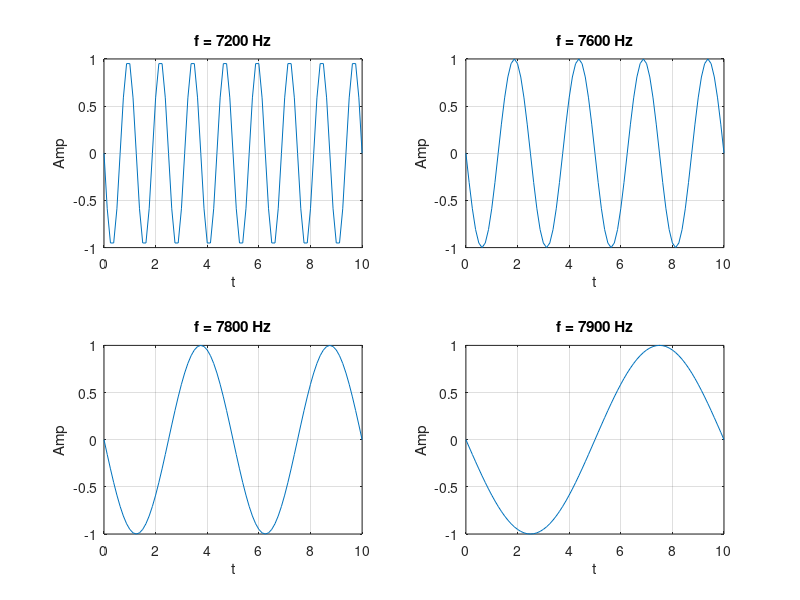

The MATLAB script that drew this image:
frequencies = [7200, 7600, 7800,7900];

fs = 8000;
Ts = 1 / fs;

tfinalplot = 10e-3;

figure;

for i = 1:length(frequencies)
    f = frequencies(i); 
    nplot = 0:Ts:tfinalplot;
    xnT = sin(2 * pi * f * nplot);
    subplot(2, 2, i); 
    plot(nplot * 1e3, xnT);  
    title(['f = ' num2str(f) ' Hz']);
    xlabel('t');
    ylabel('Amp');
    grid on;
end
saveas(gcf, 'milestone3s.jpg');
sound_vector = [];
tfinal = 2;  

for i = 1:length(frequencies)
    f = frequencies(i); 
    nsound = 0:Ts:tfinal; 
    xnT = sin(2 * pi * f * nsound); 
    sound_vector = [sound_vector xnT]; 
end

audiowrite('milestone3.wav', sound_vector, fs);

sound(sound_vector, fs);